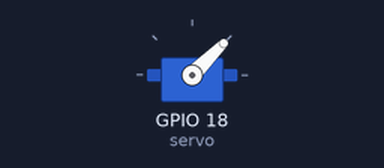
Bench run of a program on a simulated Raspberry Pi (BCM pin numbers). On the bench: servo. Servo angles are drawn from the pulse width (0.5 ms = 0°, 2.5 ms = 180°). At 3.0 s the program stops and its outputs stay as they are.

Above: at 0.1 s.
At 1.1 s:
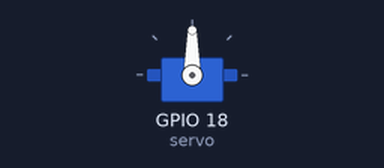
At 2.1 s:
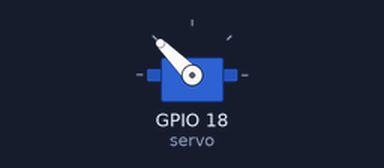
Timing chart, 0 to 3.6 s (numbered marks = the images above):
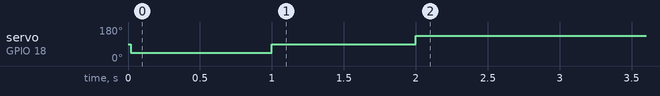

Measured:
- by itself, servo on GPIO 18 (servo): 90° → 45° at 0.02 s, → 90° 0.98 s later, → 135° 1.0 s later

The program:

servo1.py
```python
# !/usr/bin/env python3
# -*- coding: utf-8 -*-
from time import sleep
import gpiozero

SERVO_PIN = 18
WAIT_TIME = 1


servo = gpiozero.Servo(SERVO_PIN)
servo.min()  # 最小の位置
sleep(WAIT_TIME)
servo.mid()  # 中間の位置
sleep(WAIT_TIME)
servo.max()  # 最大の位置
sleep(WAIT_TIME)
```
